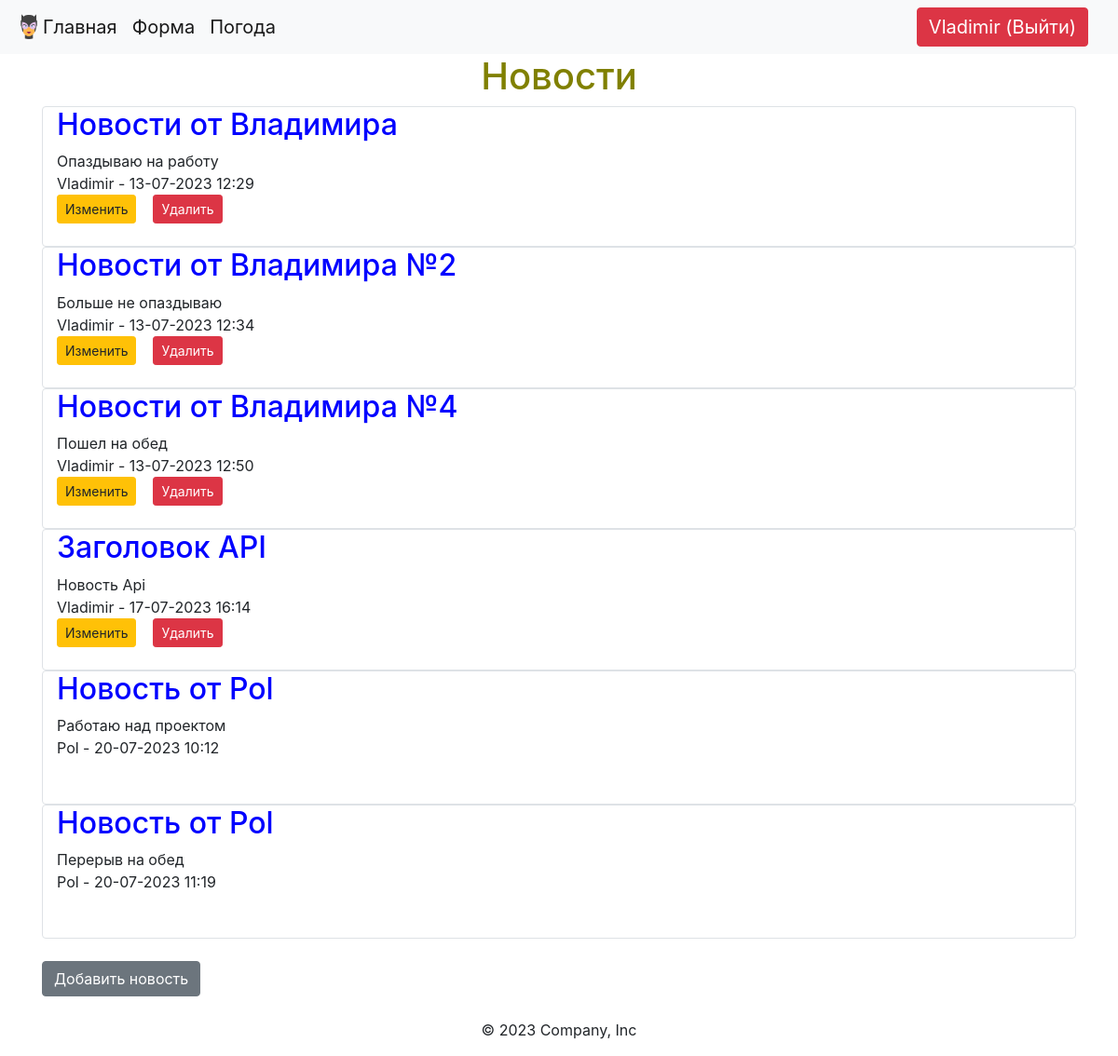
Page /index (signed in) on the committed database.
### data/users.py (models this page shows, shortened)
class User(SqlAlchemyBase, UserMixin, SerializerMixin):
    __tablename__ = 'users'
    id = sqlalchemy.Column(sqlalchemy.Integer, primary_key=True, autoincrement=True)
    name = sqlalchemy.Column(sqlalchemy.String, nullable=True)
    about = sqlalchemy.Column(sqlalchemy.String, nullable=True)
    email = sqlalchemy.Column(sqlalchemy.String, index=True, unique=True, nullable=True)
    hashed_password = sqlalchemy.Column(sqlalchemy.String, nullable=True)
    create_date = sqlalchemy.Column(sqlalchemy.DateTime, default=datetime.datetime.now())
    news = orm.relationship("News", back_populates='user')  # связываем с классом и user

### data/news.py (models this page shows, shortened)
class News(SqlAlchemyBase, UserMixin, SerializerMixin):
    __tablename__ = 'news'
    id = sqlalchemy.Column(sqlalchemy.Integer, primary_key=True, autoincrement=True)
    title = sqlalchemy.Column(sqlalchemy.String, nullable=True)
    content = sqlalchemy.Column(sqlalchemy.String, nullable=True)
    create_date = sqlalchemy.Column(sqlalchemy.DateTime, default=datetime.datetime.now())
    is_private = sqlalchemy.Column(sqlalchemy.Boolean, default=True)
    is_published = sqlalchemy.Column(sqlalchemy.Boolean, default=True)
    user_id = sqlalchemy.Column(sqlalchemy.Integer, sqlalchemy.ForeignKey("users.id"))
    user = orm.relationship('User')  # связываем с классом

### main.py (the view)
@app.route('/')
@app.route('/index')
def index():
    db_sess = db_session.create_session()
    if current_user.is_authenticated:
        news = db_sess.query(News).filter((News.user == current_user) | (News.is_private != True))
    else:
        news = db_sess.query(News).filter(News.is_private != True)
    return render_template('index.html', title='Новости', news=news)  # * список **словарь

### data/db_session.py (called while the page is built)
def create_session() -> Session:  # аннотатор функций, возвращает сессию
    global created
    return created()

### main.py (called while the page is built)
@login_manager.user_loader
def load_user(user_id):
    db_sess = db_session.create_session()
    return db_sess.get(User, user_id)

### templates/index.html
{% extends "base.html" %}
{% block content %}
<h1 align="center" style="color: olive;"> Новости </h1>
<div class="container">
{% for item in news %}
<div class="col border rounded ">
    <h2 style="color:blue;">{{ item.title }} </h2>
    <div>{{ item.content }}</div>
    <div>{{ item.user.name }} - {{ item.create_date.strftime("%d-%m-%Y %H:%M")}}</div>
 {% if current_user.is_authenticated and current_user == item.user %}
        <a href="/news/{{ item.id }}" class="btn btn-sm btn-warning">Изменить</a>&nbsp; &nbsp;
        <a href="/news_del/{{ item.id }}" class="btn btn-sm btn-danger"
           title="Удалить новость: &laquo;{{item.title}}&raquo;"
           onclick="return confirm('Вы действительно хотите удалить новость &laquo;{{item.title}}&raquo;?')">Удалить</a>
    {% endif %}
<br><br></div>
{% endfor %}
{% if current_user.is_authenticated %}
    <br><a href="news" class="btn btn-secondary">Добавить новость</a><br><br>
{% endif %}
</div>
<p class="text-center text-body-secondary">© 2023 Company, Inc</p>
{% endblock %}

### templates/base.html (shortened to what this page needs)
<!DOCTYPE html>
<html lang="en">
<head>
    <link rel="stylesheet" type="text/css" href="../static/css/style.css">
    <link rel="stylesheet" href="https://cdn.jsdelivr.net/npm/bootstrap@4.6.2/dist/css/bootstrap.min.css"
>
</head>
<body>
<header>
    <nav class="navbar navbar-light bg-light d-flex justify-content-start">
        <a class="navbar-brand" href="/index">
            <img src="../static/images/Picture-icon.png" width="30" height="30"
                 class="d-inline-block align-top" alt="">Главная</a>
        <a class="navbar-brand" href="/form_sample">Форма</a>
        <a class="navbar-brand" href="/weather_form">Погода</a>
        {% if current_user.is_authenticated %}
        <a class="navbar-brand btn btn-danger text-white ml-auto" title="Нажмите для выхода" href="/logout">{{ current_user.name}} (Выйти)</a>
        {% else %}
        <a class="navbar-brand" href="/login">Авторизация</a>
        <a class="navbar-brand" href="/register">Регистрация</a>
        {% endif %}
    </nav>
</header>
{% block content %}{% endblock %}
</body>
</html>

### rows in the picture
User: name "Vladimir"
News: title "Новости от Владимира", content "Опаздываю на работу", user.name "Vladimir", create_date "13-07-2023 12:29"
News: title "Новости от Владимира №2", content "Больше не опаздываю", user.name "Vladimir", create_date "13-07-2023 12:34"
News: title "Новости от Владимира №4", content "Пошел на обед", user.name "Vladimir", create_date "13-07-2023 12:50"
News: title "Заголовок API", content "Новость Api", user.name "Vladimir", create_date "17-07-2023 16:14"
News: title "Новость от Pol", content "Работаю над проектом", user.name "Pol", create_date "20-07-2023 10:12"
News: title "Новость от Pol", content "Перерыв на обед", user.name "Pol", create_date "20-07-2023 11:19"
